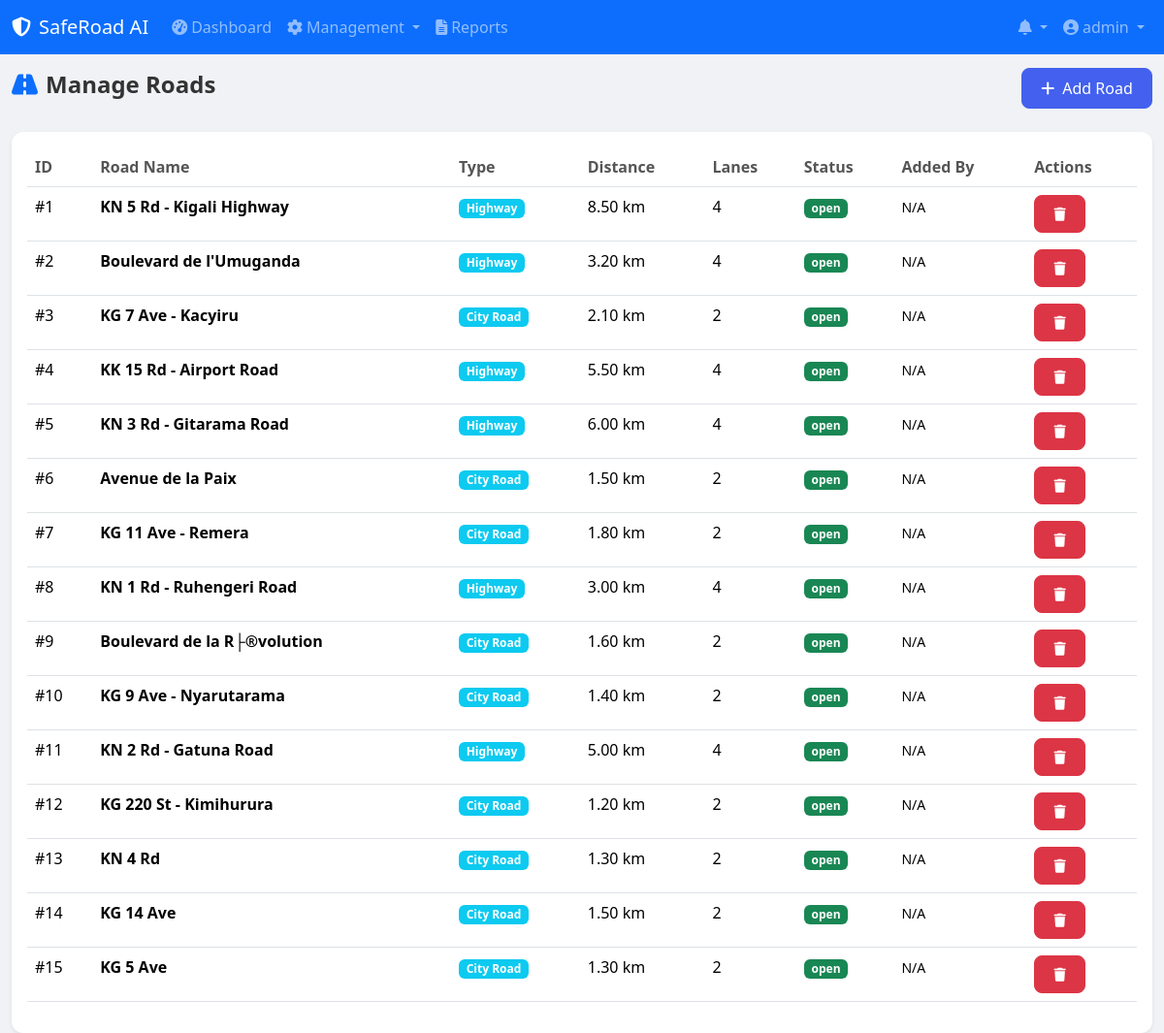
Page /admin/roads/index.php (signed in) on the committed database.
### tables this page shows
CREATE TABLE `roads` (
  `id` int(11) NOT NULL AUTO_INCREMENT,
  `road_name` varchar(200) NOT NULL,
  `road_type` varchar(50) DEFAULT 'Highway',
  `start_lat` decimal(10,7) DEFAULT NULL,
  `start_lng` decimal(10,7) DEFAULT NULL,
  `end_lat` decimal(10,7) DEFAULT NULL,
  `end_lng` decimal(10,7) DEFAULT NULL,
  `distance_km` decimal(8,2) DEFAULT NULL,
  `lanes` int(11) DEFAULT 2,
  `surface_type` varchar(50) DEFAULT 'Asphalt',
  `status` enum('open','closed','under_construction') DEFAULT 'open',
  `added_by` int(11) DEFAULT NULL,
  `created_at` timestamp NOT NULL DEFAULT current_timestamp(),
  PRIMARY KEY (`id`),
  KEY `added_by` (`added_by`),
  CONSTRAINT `roads_ibfk_1` FOREIGN KEY (`added_by`) REFERENCES `users` (`id`) ON DELETE SET NULL
);

### config/database.php (called while the page is built, shortened)
<?php
class Database {
    private static $instance = null;
    private $conn;
    private function __construct() {
        try {
            $dsn = "mysql:host=" . DB_HOST . ";dbname=" . DB_NAME . ";charset=utf8mb4";
            $options = [
                PDO::ATTR_ERRMODE => PDO::ERRMODE_EXCEPTION,
                PDO::ATTR_DEFAULT_FETCH_MODE => PDO::FETCH_ASSOC,
                PDO::ATTR_EMULATE_PREPARES => false,
            ];
            $this->conn = new PDO($dsn, DB_USER, DB_PASS, $options);
        } catch (PDOException $e) {
            error_log("Database connection failed: " . $e->getMessage());
            die("Database connection failed. Please check configuration.");
        }
    }
    public static function getInstance() {
        if (self::$instance === null) {
            self::$instance = new self();
        }
        return self::$instance;
    }
    public function query($sql, $fetchMode = PDO::FETCH_ASSOC) {
        $stmt = $this->conn->query($sql);
        $stmt->setFetchMode($fetchMode);
        return $stmt;
    }
}

### includes/functions.php (called while the page is built, shortened)
<?php
require_once __DIR__ . '/../config/database.php';
function formatDistance($km) {
    return number_format($km, 2) . ' km';
}

### admin/roads/index.php (the view, shortened to what this page needs)
<?php
require_once __DIR__ . '/../../includes/functions.php';
$db = Database::getInstance();
$roads = $db->query("SELECT r.*, u.username as added_by_name FROM roads r LEFT JOIN users u ON r.added_by = u.id ORDER BY r.created_at DESC")->fetchAll();
include __DIR__ . '/../../includes/header.php';
include __DIR__ . '/../../includes/navbar.php';
?>
<div class="container-fluid">
    <div class="d-flex justify-content-between align-items-center mb-4">
        <h4 class="fw-bold"><i class="fas fa-road me-2 text-primary"></i>Manage Roads</h4>
        <button class="btn btn-primary" data-bs-toggle="modal" data-bs-target="#addRoadModal"><i class="fas fa-plus me-2"></i>Add Road</button>
    </div>
    <div class="card border-0 shadow-sm">
        <div class="card-body">
            <div class="table-responsive">
                <table class="table table-hover">
                    <thead><tr><th>ID</th><th>Road Name</th><th>Type</th><th>Distance</th><th>Lanes</th><th>Status</th><th>Added By</th><th>Actions</th></tr></thead>
                    <tbody>
                        <?php foreach ($roads as $r): ?>
                        <tr>
                            <td>#<?php echo $r['id']; ?></td>
                            <td><strong><?php echo htmlspecialchars($r['road_name']); ?></strong></td>
                            <td><span class="badge bg-info"><?php echo $r['road_type']; ?></span></td>
                            <td><?php echo formatDistance($r['distance_km']); ?></td>
                            <td><?php echo $r['lanes']; ?></td>
                            <td><span class="badge bg-<?php echo $r['status'] === 'open' ? 'success' : ($r['status'] === 'under_construction' ? 'warning' : 'danger'); ?>"><?php echo $r['status']; ?></span></td>
                            <td><small><?php echo htmlspecialchars($r['added_by_name'] ?? 'N/A'); ?></small></td>
                            <td>
                                <form method="POST" class="d-inline" onsubmit="return confirm('Delete this road?')">
                                    <button type="submit" name="delete" class="btn btn-sm btn-danger"><i class="fas fa-trash"></i></button>
                                </form>
                            </td>
                        </tr>
                        <?php endforeach; ?>
                    </tbody>
                </table>
            </div>
        </div>
    </div>
</div>
<?php include __DIR__ . '/../../includes/footer.php'; ?>

### assets/css/style.css (style rules this page uses)
:root { --primary: #4361ee; --primary-dark: #3a56d4; --secondary: #3f37c9; --success: #06d6a0; --danger: #ef476f; --warning: #ffd166; --info: #4cc9f0; --dark: #1a1a2e; --light: #f8f9fa; --sidebar-width: 260px; }
* { margin: 0; padding: 0; box-sizing: border-box; }
body { font-family: 'Segoe UI', Tahoma, Geneva, Verdana, sans-serif; background: #f0f2f5; color: #333; min-height: 100vh; }
.card { border-radius: 12px !important; overflow: hidden; }
.btn { border-radius: 8px; font-weight: 500; padding: 0.5rem 1.2rem; transition: all 0.2s ease; }
.btn-primary { background: var(--primary); border-color: var(--primary); }
.table th { font-weight: 600; color: #555; }

### rows in the picture
roads: id "1", road_name "KN 5 Rd - Kigali Highway", road_type "Highway", distance_km "8.50 km", lanes "4", status "open", added_by_name "N/A"
roads: id "2", road_name "Boulevard de l'Umuganda", road_type "Highway", distance_km "3.20 km", lanes "4", status "open", added_by_name "N/A"
roads: id "3", road_name "KG 7 Ave - Kacyiru", road_type "City Road", distance_km "2.10 km", lanes "2", status "open", added_by_name "N/A"
roads: id "4", road_name "KK 15 Rd - Airport Road", road_type "Highway", distance_km "5.50 km", lanes "4", status "open", added_by_name "N/A"
roads: id "5", road_name "KN 3 Rd - Gitarama Road", road_type "Highway", distance_km "6.00 km", lanes "4", status "open", added_by_name "N/A"
roads: id "6", road_name "Avenue de la Paix", road_type "City Road", distance_km "1.50 km", lanes "2", status "open", added_by_name "N/A"
roads: id "7", road_name "KG 11 Ave - Remera", road_type "City Road", distance_km "1.80 km", lanes "2", status "open", added_by_name "N/A"
roads: id "8", road_name "KN 1 Rd - Ruhengeri Road", road_type "Highway", distance_km "3.00 km", lanes "4", status "open", added_by_name "N/A"
roads: id "9", road_name "Boulevard de la R├®volution", road_type "City Road", distance_km "1.60 km", lanes "2", status "open", added_by_name "N/A"
roads: id "10", road_name "KG 9 Ave - Nyarutarama", road_type "City Road", distance_km "1.40 km", lanes "2", status "open", added_by_name "N/A"
roads: id "11", road_name "KN 2 Rd - Gatuna Road", road_type "Highway", distance_km "5.00 km", lanes "4", status "open", added_by_name "N/A"
roads: id "12", road_name "KG 220 St - Kimihurura", road_type "City Road", distance_km "1.20 km", lanes "2", status "open", added_by_name "N/A"
roads: id "13", road_name "KN 4 Rd", road_type "City Road", distance_km "1.30 km", lanes "2", status "open", added_by_name "N/A"
roads: id "14", road_name "KG 14 Ave", road_type "City Road", distance_km "1.50 km", lanes "2", status "open", added_by_name "N/A"
roads: id "15", road_name "KG 5 Ave", road_type "City Road", distance_km "1.30 km", lanes "2", status "open", added_by_name "N/A"

### other values in the picture
SITE_NAME "SafeRoad AI"
$_SESSION['username'] "admin"
